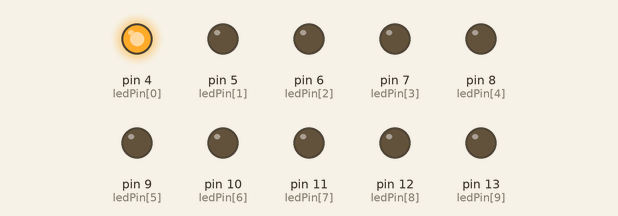
A sketch run on a simulated Arduino Uno, built with avr-gcc and run on an emulated ATmega328P. Parts: output pins drawn as LEDs (lit = HIGH).

Above: at 0.1 s.
At 1.1 s:
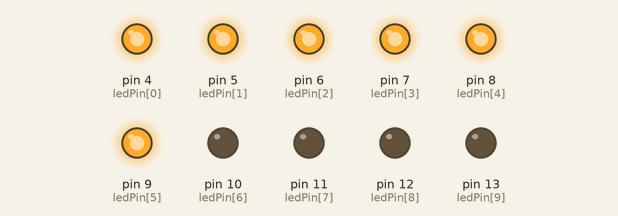
At 2.1 s:
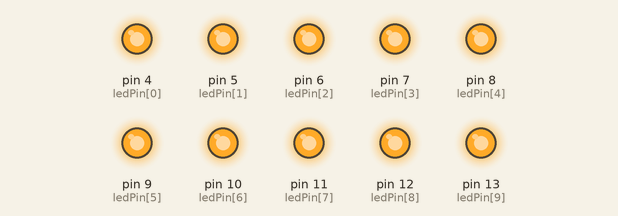
At 3.3 s:
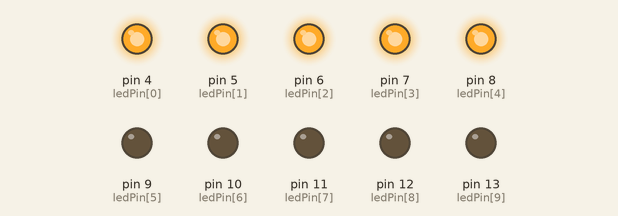
At 4.5 s:
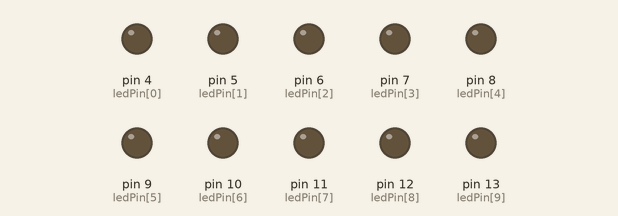
At 6.1 s:
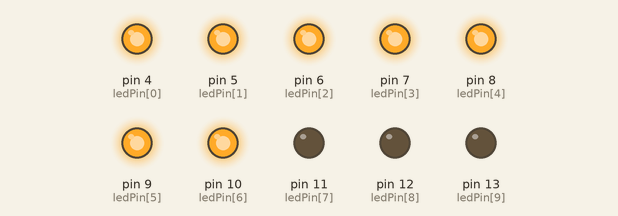
Timing chart, 0 to 6.4 s (numbered marks = the images above):
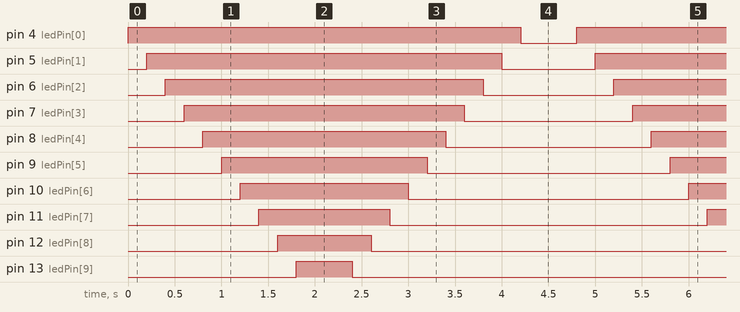

The sketch:

light_line.ino
```cpp
// a row of 10 LEDs ligned up will on a timer all light up then turn off
byte ledPin[] = {4,5,6,7,8,9,10,11,12,13};
int dir = 1;
int currentLED = 0;


void setup() {
  for (int i=0;i<=9;i++){

  pinMode(ledPin[i],OUTPUT);
  Serial.begin(9600);
  }
}

void loop() {
  if (dir > 0){
    if (currentLED == 10){
      dir = -1;
    }
    else{
    digitalWrite(ledPin[currentLED],HIGH);
    currentLED += 1;
    }
  }
  else if (dir < 0){
    if (currentLED < 0){
      dir = 1;
      }
    else {
      digitalWrite(ledPin[currentLED],LOW);
      currentLED -= 1;
    }
    }
  delay(200);
}
```

Measured:
- by itself, pin 4 (ledPin[0]): alternates HIGH for 4.2 s and LOW for 0.60 s
- by itself, pin 5 (ledPin[1]): alternates HIGH for 3.8 s and LOW for 1.0 s
- by itself, pin 6 (ledPin[2]): alternates HIGH for 3.4 s and LOW for 1.4 s
- by itself, pin 7 (ledPin[3]): alternates HIGH for 3.0 s and LOW for 1.8 s
- by itself, pin 8 (ledPin[4]): alternates HIGH for 2.6 s and LOW for 2.2 s
- by itself, pin 9 (ledPin[5]): alternates HIGH for 2.2 s and LOW for 2.6 s
- by itself, pin 10 (ledPin[6]): alternates HIGH for 1.8 s and LOW for 3.0 s
- by itself, pin 11 (ledPin[7]): alternates HIGH for 1.4 s and LOW for 3.4 s
